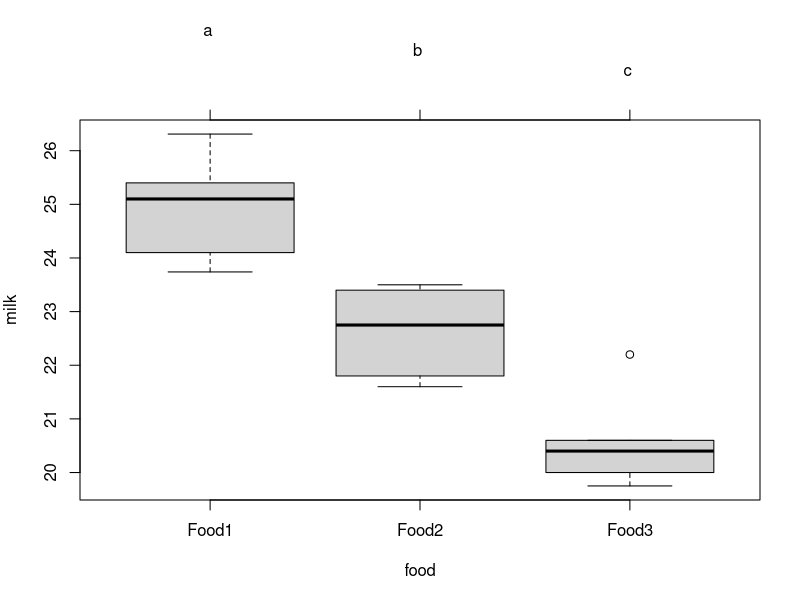
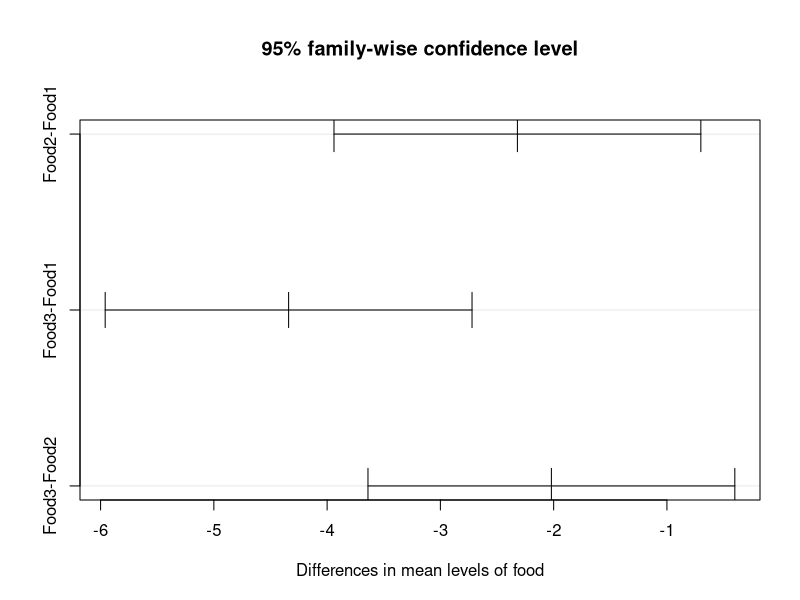

Here is the R script that generated these plots, in order:
#https://github.com/LambdaLambdaLambda/Stat-R-UNIPD/blob/master/scripts/anova1.md
# Example 1, One Way ANOVA
# Create Dataframe
foods<-data.frame(milk=c(25.40,26.31,24.10,23.74,25.10,
                         23.40,21.80,23.50,22.75,21.60,
                         20.00,22.20,19.75,20.60,20.40),
                  food=c("Food1","Food1","Food1","Food1","Food1",
                         "Food2","Food2","Food2","Food2","Food2",
                         "Food3","Food3","Food3","Food3","Food3"),
                  stringsAsFactors = TRUE)

# ANOVA test
tm<-lm(milk ~ food, data = foods)  # fit a linear model to the independent variable food 
summary(tm)                         # ANOVA table

fm<-aov(milk ~ food, data = foods)  # fit the ANOVA (there are different types of ANOVA) 
summary(fm)                         # 

#Mean Sq is equal to Sum Sq divided by Df  (degrees of freedom)
# The number Multiple R-squared:  0.8101
# is obtained as 0.8101 = (47.16)/(47.16+11.05)
#F-statistic:  25.6 on 2 and 12 DF,  p-value: 4.684e-05
# the observations are 14 and the groups are 2
# The test reveals that the diet is significant (but we still don't know which diet gives highest
# milk production difference)

# we see that the median is 0.01 (almost 0) and the 1st and 3rd quartiles are almost centered
# around the median


library(multcomp)
par(mar=c(5,4,6,2))           # Change parameters for the plot margins
tuk <- glht(fm, linfct=mcp(food="Tukey")) # Fit the general Linear Hypotheses
plot(cld(tuk, level=0.05),col="lightgrey")   # Plot the mean differences



# Multiple comparisons

TukeyHSD(fm)                  # Tukey test for multiple comparisons on the results of the ANOVA
plot(TukeyHSD(fm))            # Plot for tukey test
aggregate(foods$milk, by=list(foods$food), FUN = mean) # Means by group
